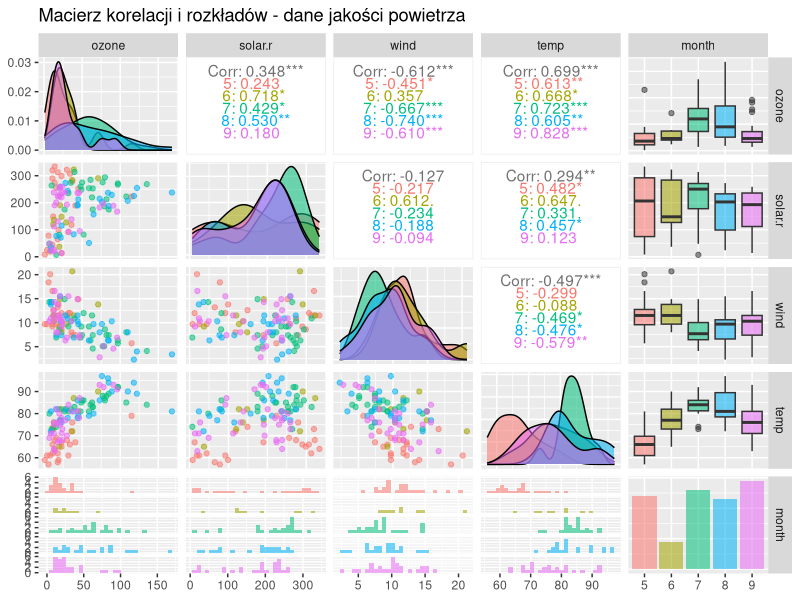
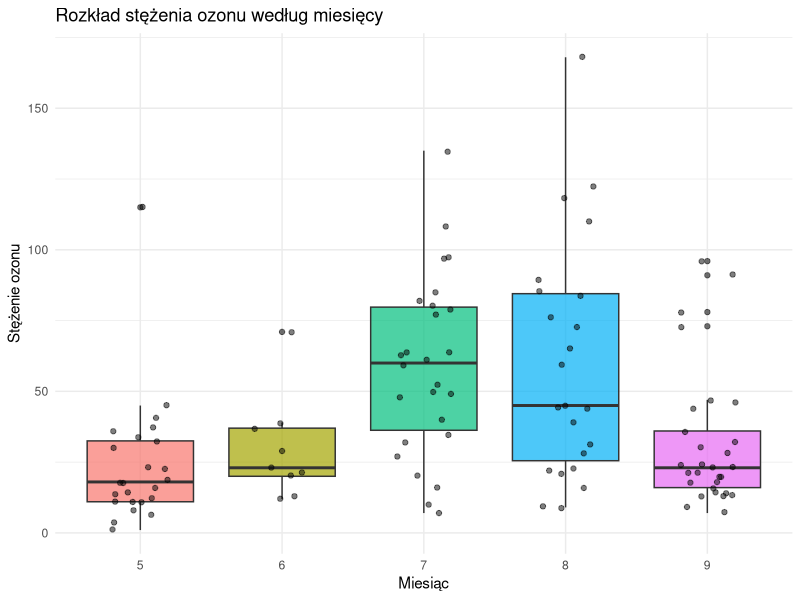

These figures' R source, in order:
## ---- chunk 1
#| warning: false
library(tidyverse)   
library(skimr) 
library(GGally)       
library(broom)         
## ---- chunk 2
# Sprawdzenie struktury danych
airquality |> skim()

# Usunięcie braków danych
airquality <- airquality |> na.omit()

# Dane
head(airquality)
## ---- chunk 3
# Przygotowanie zestawu danych 
colnames(airquality) <- tolower(colnames(airquality)) 
air <- airquality |>
  as_tibble() |>
  na.omit() |>                   
  select(-day) |>                
  mutate(month = factor(month))   

str(air)
summary(air)
## ---- chunk 4
correlation_plot <- ggpairs(
  air, 
  title = "Macierz korelacji i rozkładów - dane jakości powietrza",
  mapping = aes(color = month, alpha = 0.6)
)

print(correlation_plot)
## ---- chunk 5
# Analiza rozkładów zmiennej ozone według miesięcy
ozone_by_month <- ggplot(air, aes(x = month, y = ozone, fill = month)) +
  geom_boxplot(alpha = 0.7) +
  geom_jitter(width = 0.2, alpha = 0.5) +
  labs(
    title = "Rozkład stężenia ozonu według miesięcy",
    x = "Miesiąc",
    y = "Stężenie ozonu"
  ) +
  theme_minimal() +
  theme(legend.position = "none")

print(ozone_by_month)

## ---- chunk 6
model_basic <- lm(ozone ~ solar.r + wind + temp, data = air)

# Podsumowanie modelu podstawowego
summary(model_basic)

# Współczynniki modelu 
tidy(model_basic) |> print()

# Statystyki  modelu
glance(model_basic) |> 
  select(r.squared, adj.r.squared, sigma, statistic, p.value) |>
  print()
## ---- chunk 7
model_with_month <- lm(ozone ~ solar.r + wind + temp + month, data = air)

# Podsumowanie modelu z miesiącem
summary(model_with_month)

tidy(model_with_month) |> print()

# Statystyki modelu
glance(model_with_month) |> 
  select(r.squared, adj.r.squared, sigma, statistic, p.value) |>
  print()
## ---- chunk 8

# Test ANOVA dla porównania modeli

# H0: miesiąc nie ma wpływu na prognozę
# H1: miesiąc ma istotny wpływ na prognozę
anova_test <- anova(model_basic, model_with_month)


p_value <- anova_test$`Pr(>F)`[2]

print(p_value)
# Porównanie obu modeli
comparison <- tibble(
  Model = c("Podstawowy", "Z miesiącem"),
  R_squared = c(summary(model_basic)$r.squared, summary(model_with_month)$r.squared),
  Adj_R_squared = c(summary(model_basic)$adj.r.squared, summary(model_with_month)$adj.r.squared),
  AIC = c(AIC(model_basic), AIC(model_with_month))
)

print(comparison)
